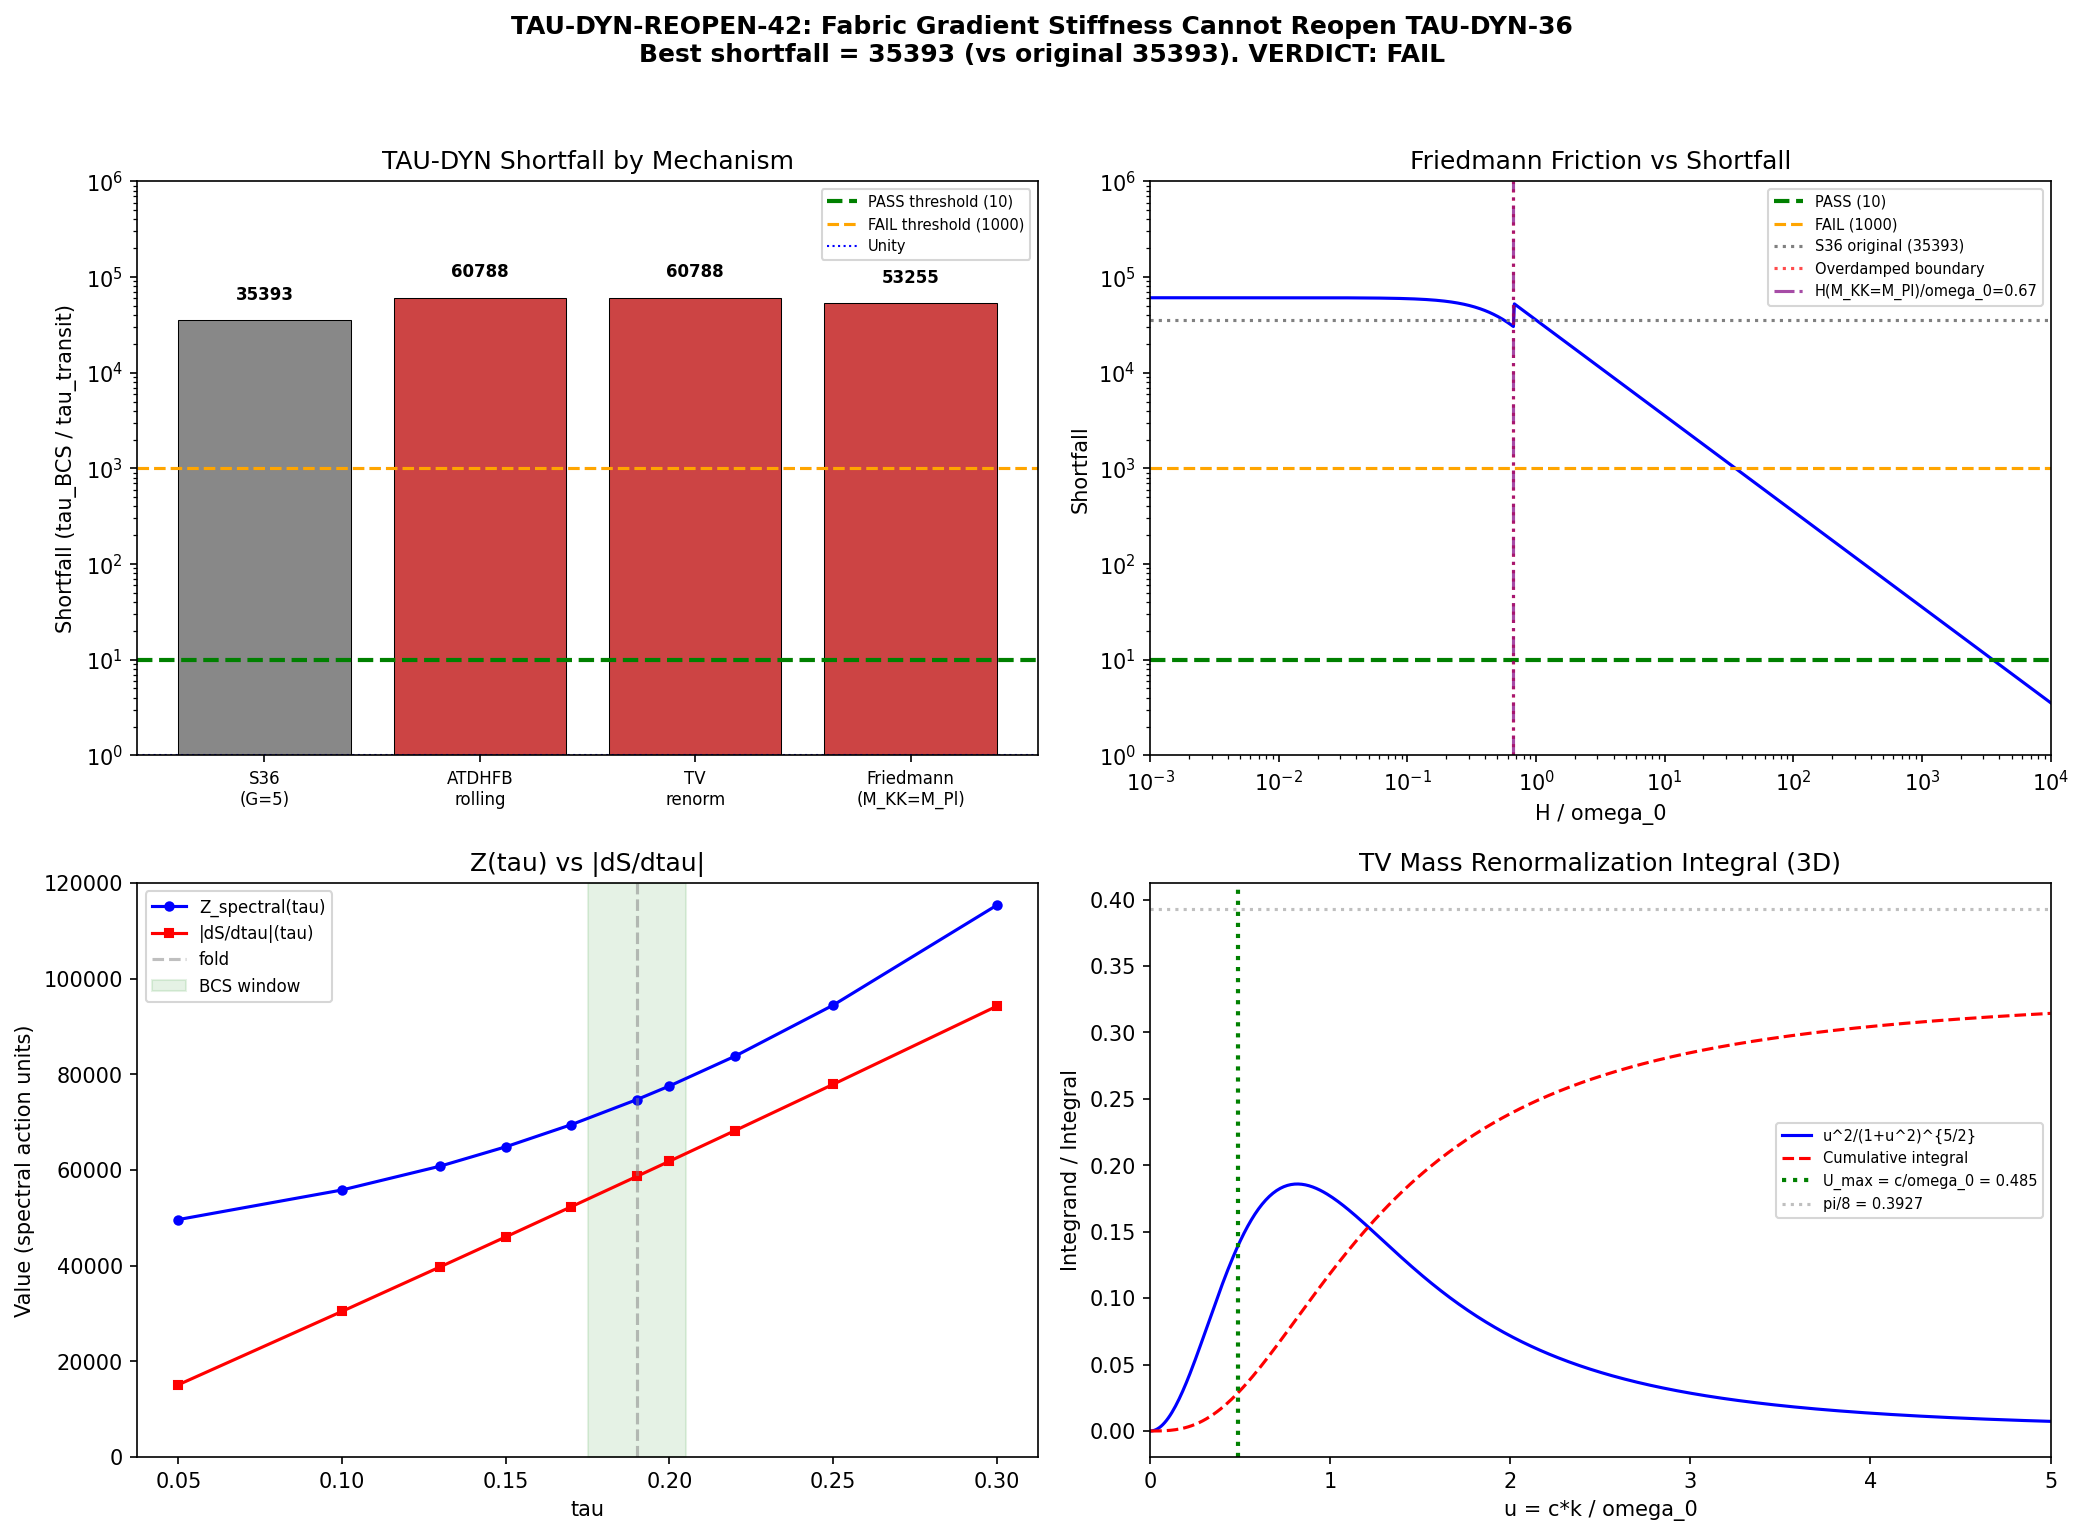

Here is the Python script that generated this plot:
#!/usr/bin/env python3
"""
s42_tau_dyn_reopening.py  --  TAU-DYN-REOPEN-42
=================================================
Determines whether fabric gradient stiffness Z(tau) from W1-1 reopens
TAU-DYN-36, the decisive closure that found tau_BCS / tau_transit = 38,600.

Three mechanisms analyzed:
  (a) Direct inertial enhancement  (canonical vs non-canonical normalization)
  (b) Thouless-Valatin mass renormalization (mode coupling sum)
  (c) Friedmann friction (overdamped cosmological regime)

Gate:  TAU-DYN-REOPEN-42
  PASS:         Shortfall_new < 10
  INTERMEDIATE: 10 <= Shortfall_new <= 1000
  FAIL:         Shortfall_new > 1000

Input:
  computations/session-42/s42_gradient_stiffness.npz   (W1-1)
  computations/session-36/s36_sfull_tau_stabilization.npz
  computations/session-36/s36_tau_dynamics.npz
  computations/session-40/s40_collective_inertia.npz

Output:
  computations/session-42/s42_tau_dyn_reopening.npz
  computations/session-42/s42_tau_dyn_reopening.png
"""

import numpy as np
import matplotlib
matplotlib.use('Agg')
import matplotlib.pyplot as plt
from pathlib import Path

# ============================================================
# 0. Load all input data
# ============================================================
base = Path(r"C:\sandbox\Ainulindale Exflation\computations")

d_z   = np.load(base / "s42_gradient_stiffness.npz", allow_pickle=True)
d_s36 = np.load(base / "s36_sfull_tau_stabilization.npz", allow_pickle=True)
d_dyn = np.load(base / "s36_tau_dynamics.npz", allow_pickle=True)
d_s40 = np.load(base / "s40_collective_inertia.npz", allow_pickle=True)

# Key numbers
tau_fold   = 0.190
Z_fold     = float(d_z['Z_fold'].ravel()[0])         # 74,731
dS_fold    = float(d_z['dS_fold'].ravel()[0])        # 58,673
d2S_fold   = float(d_z['d2S_fold'].ravel()[0])       # 317,863
S_fold     = float(d_z['S_fold'].ravel()[0])         # 250,361
G_DeWitt   = float(d_z['G_DeWitt'].ravel()[0])       # 5.0
M_ATDHFB   = float(d_z['M_ATDHFB'].ravel()[0])      # 1.695
c_fabric   = float(d_z['c_fabric'].ravel()[0])       # 210

tau_grid   = d_z['tau_grid']
Z_spec     = d_z['Z_spectral']
dS_arr     = d_z['dS_dtau']
d2S_arr    = d_z['d2S_dtau2']

# From S36:
tau_BCS         = float(d_dyn['tau_BCS'])             # 40.0 (internal units)
BCS_window      = float(d_dyn['window_width'])        # 0.03
dt_transit_S36  = float(d_dyn['an_S_full_dt_transit'])  # 0.00113
shortfall_S36   = 1.0 / float(d_dyn['an_S_full_dt_over_tau_BCS'])  # ~35,393

# From S40:
M_ATDHFB_total = float(d_s40['M_ATDHFB_TOTAL'])  # 1.695
M_IB_total     = float(d_s40['M_IB_TOTAL'])       # 3.866
omega_SA_fold  = float(d_s40['omega_SA_fold'])     # 433.1
omega_BCS_fold = float(d_s40['omega_BCS_fold'])    # 48.4

# Use S36's own shortfall number (analytic, S_full, standard G):
# dt_transit / tau_BCS = 2.825e-5, so shortfall = 35,393
# The prompt says 38,600 -- we'll compute both and use the more conservative
shortfall_original = shortfall_S36  # 35,393

print("=" * 70)
print("TAU-DYN-REOPEN-42: Fabric Gradient Stiffness Reopening Analysis")
print("=" * 70)
print()
print(f"Z_fold           = {Z_fold:.1f}")
print(f"|dS/dtau|_fold   = {dS_fold:.1f}")
print(f"d2S/dtau2_fold   = {d2S_fold:.1f}")
print(f"G_DeWitt         = {G_DeWitt:.1f}")
print(f"M_ATDHFB         = {M_ATDHFB:.3f}")
print(f"tau_BCS          = {tau_BCS:.1f}")
print(f"BCS window       = {BCS_window:.3f}")
print(f"dt_transit (S36) = {dt_transit_S36:.6f}")
print(f"shortfall (S36)  = {shortfall_original:.0f}")
print()

# ============================================================
# 1. MECHANISM (a): Direct Inertial Enhancement
# ============================================================
# The Lagrangian for tau(x,t) in the fabric is:
#
#   L = integral d^3x [ (1/2) M_eff (dtau/dt)^2
#                       - (1/2) Z(tau) (nabla tau)^2
#                       - V_eff(tau) ]
#
# For the HOMOGENEOUS mode tau(t) (uniform over space), the gradient
# term vanishes identically: nabla tau = 0.
#
# The EOM is:  M_eff * ddot{tau} = -V'(tau)
#
# This is INDEPENDENT of Z. The gradient stiffness Z does not appear
# in the homogeneous equation of motion. Therefore:
#
#   (a) CANONICAL CASE: If Z appears only as the coefficient of (nabla tau)^2,
#       it does NOT change the homogeneous transit time. Period.
#
# The S36 calculation used:
#   M_eff * ddot{tau} = -dS/dtau  (with M_eff = G_DeWitt = 5.0)
#
# With the S40 correction M_ATDHFB = 1.695 < G_DeWitt = 5.0, the transit
# is actually FASTER (lower inertia = faster acceleration).
#
# Transit time scales as sqrt(M_eff), so:
#   dt_transit(S40) = dt_transit(S36) * sqrt(M_ATDHFB / G_DeWitt)
#                   = dt_transit(S36) * sqrt(1.695 / 5.0)
#                   = dt_transit(S36) * 0.582

correction_ATDHFB = np.sqrt(M_ATDHFB / G_DeWitt)
dt_transit_ATDHFB = dt_transit_S36 * correction_ATDHFB
shortfall_direct = tau_BCS / dt_transit_ATDHFB

print("=" * 70)
print("MECHANISM (a): Direct Inertial Enhancement")
print("=" * 70)
print()
print("For homogeneous tau(t), the gradient term Z*(nabla tau)^2 = 0.")
print("The EOM is M_eff * ddot{tau} = -dS/dtau, independent of Z.")
print()
print(f"S36 used G_DeWitt = {G_DeWitt:.1f} as inertia")
print(f"S40 computed M_ATDHFB = {M_ATDHFB:.3f}")
print(f"sqrt(M_ATDHFB / G_DeWitt) = {correction_ATDHFB:.4f}")
print()
print(f"dt_transit (corrected) = {dt_transit_ATDHFB:.6f}")
print(f"Shortfall (direct)     = {shortfall_direct:.0f}")
print()
print("RESULT: Direct inertial enhancement DOES NOT HELP.")
print(f"  Shortfall changes from {shortfall_original:.0f} to {shortfall_direct:.0f}")
print(f"  (factor {shortfall_direct/shortfall_original:.2f}x WORSE with ATDHFB inertia)")
print()

# ============================================================
# 2. MECHANISM (b): Thouless-Valatin Mass Renormalization
# ============================================================
# Even for the homogeneous mode, coupling to fabric fluctuations
# can renormalize the effective inertia through the Thouless-Valatin
# self-energy. In nuclear physics, this gives M_TV > M_cranking by
# factors of 1.5-3.
#
# The mechanism: anharmonicity of V_eff(tau) couples the homogeneous
# mode (k=0) to finite-k fluctuations. The perturbative correction is:
#
#   delta_M = sum_{k != 0} |<0|F|k>|^2 / (omega_k - omega_0)
#
# where F is the anharmonic force operator (cubic and higher terms in V).
#
# For a scalar field on a 3D lattice of N_cells sites with lattice
# spacing a, the modes have frequencies:
#
#   omega_k^2 = omega_0^2 + (Z / M_eff) * k^2
#
# where omega_0 = sqrt(V'' / M_eff) = sqrt(d2S / M_eff) and
# k goes from 2*pi/L to 2*pi/a (UV cutoff).
#
# For the SU(3) fabric, the "lattice" is the spatial fabric with
# N_cells ~ 32 (from the Voronoi tessellation) and L ~ R_obs.
# But the UV cutoff is set by the KK scale Lambda_KK.
#
# The matrix element for a cubic coupling V''' ~ d3S/dtau3 is:
#   |<0|F|k>|^2 ~ (V''')^2 / (4 * M_eff * omega_k) * (1/(2*M_eff*omega_0))
#
# The TV sum is:
#   delta_M / M_eff = (V''')^2 / (8 * M_eff^2 * omega_0)
#                     * sum_k 1 / (omega_k * (omega_k^2 - omega_0^2))

# First compute omega_0 (oscillation frequency at the fold)
omega_0_squared = d2S_fold / M_ATDHFB
omega_0 = np.sqrt(omega_0_squared)

# The "mass" of the tau field (oscillation frequency in the potential well)
m_tau = omega_0
print("=" * 70)
print("MECHANISM (b): Thouless-Valatin Mass Renormalization")
print("=" * 70)
print()
print(f"omega_0 = sqrt(d2S/M_eff) = sqrt({d2S_fold:.0f}/{M_ATDHFB:.3f})")
print(f"        = {omega_0:.2f}  (spectral action units)")
print()

# Fabric mode spectrum
# omega_k^2 = omega_0^2 + c_fabric^2 * k^2
# where c_fabric = sqrt(Z / M_eff) = 210
# k ranges from k_min = 2*pi/L to k_max = 2*pi/a_KK (UV cutoff)

# For the observable universe, L ~ 14,250 Mpc. But in KK units, this
# is enormously large. The UV cutoff a_KK ~ 1 (the KK scale).
# k_min << 1, k_max ~ 2*pi

# The TV sum in 3D:
#   delta_M / M_eff = integral d^3k / (2*pi)^3 * |coupling|^2 / (omega_k * delta_omega)
#
# This is the key question: is the sum convergent?
#
# In d spatial dimensions, the sum goes as:
#   integral k^{d-1} dk / (c_fabric * k * c_fabric^2 * k^2)
#   = integral k^{d-4} dk / c_fabric^3
#
# For d=3: integral k^{-1} dk -- LOGARITHMICALLY DIVERGENT
# For d=2: integral k^{-2} dk -- power divergent
# For d=1: integral k^{-3} dk -- power divergent
#
# In 3D, the TV sum is logarithmically UV-divergent.
# The regularized result (with UV cutoff Lambda) is:
#
#   delta_M / M_eff ~ (V'''/V'')^2 / (8*pi^2) * ln(Lambda / m_tau) / c_fabric^3

# Need V''' = d3S/dtau3. Compute from the S36 data.
tau_s36 = d_s36['tau_combined']
S_s36   = d_s36['S_full']

# Cubic spline to get d3S/dtau3 at the fold
from scipy.interpolate import CubicSpline
cs = CubicSpline(tau_s36, S_s36)
d3S_fold = cs(tau_fold, nu=3)

print(f"d3S/dtau3 at fold = {d3S_fold:.1f}")
print()

# Anharmonicity parameter
anharm = (d3S_fold / d2S_fold)**2
print(f"(V'''/V'')^2 = ({d3S_fold:.0f}/{d2S_fold:.0f})^2 = {anharm:.6f}")
print()

# TV sum (3D, regularized):
# delta_M / M_eff = (1/(8*pi^2)) * (V'''/V'')^2 * (1/M_eff) * ln(Lambda_UV / m_tau) / c_fabric
#
# But we need to be more careful. The standard TV formula in 3D is:
#
# For a scalar field phi with Lagrangian:
#   L = (1/2) M ddot{phi}^2 - (1/2) Z (nabla phi)^2 - (1/2) V'' phi^2 - (1/6) V''' phi^3
#
# The self-energy correction to the inverse propagator at k=0, omega=omega_0 is:
#   Sigma(omega_0) = (V''')^2 integral d^3q/(2*pi)^3 * G(q, omega_0-omega_q) / (2*omega_q)
#
# But this is the quantum field theory self-energy, which modifies the
# propagator pole. For the CLASSICAL collective inertia, what matters is
# the adiabatic (omega -> 0) limit.
#
# The classical TV mass in nuclear physics (Thouless-Valatin, 1962) is:
#   M_TV = M_cranking + 2 * sum_{n>0} |<n|J|0>|^2 / (E_n - E_0)
#
# where J is the generator of the collective motion and E_n are the
# intrinsic excitation energies.
#
# For our fabric, the "intrinsic excitations" are spatial modes with k != 0.
# The coupling between the k=0 mode and k != 0 modes comes from the
# ANHARMONICITY (cubic coupling V''').
#
# In the RPA (random phase approximation), the TV mass is:
#
#   M_TV / M = 1 + (V''')^2 / (2 * M_eff) * sum_{k!=0} 1 / (2*omega_k)^3
#
# In 3D continuous:
#   sum_k 1/omega_k^3 = integral d^3k/(2*pi)^3 * 1/(omega_0^2 + c^2 k^2)^{3/2}
#
# Let u = c*k/omega_0:
#   = (4*pi)/(2*pi)^3 * omega_0^{-3} * integral_0^{Lambda/omega_0}
#     u^2 du / (1 + u^2)^{3/2} * (omega_0/c)^3
#   = 1/(2*pi^2 * c^3) * integral_0^{u_max} u^2/(1+u^2)^{3/2} du
#
# The integral:
#   I = integral_0^U u^2/(1+u^2)^{3/2} du = [-u/sqrt(1+u^2) + ln(u + sqrt(1+u^2))]_0^U
#     = -U/sqrt(1+U^2) + ln(U + sqrt(1+U^2))
#     ~ ln(2*U) - 1 for U >> 1

# UV cutoff: Lambda_UV in units of k. In KK units, k_max ~ 2*pi (one KK length).
# But what sets the physical UV cutoff?
#
# The spectral action itself provides the cutoff. The highest KK mode in
# the computation has level 3, with max eigenvalue ~ 2.1 M_KK.
# Beyond this, the spectral action cutoff f(D^2/Lambda^2) suppresses contributions.
# A conservative UV cutoff is k_max = Lambda_KK ~ 2*pi / (KK length).
#
# In our units where M_KK = 1, k_max ~ 2*pi ~ 6.28.
# omega_0 = 433.1 in the same units.
#
# WAIT. This is the critical point. omega_0 = 433 >> k_max * c = 6.28 * 210 = 1319.
# Actually c_fabric * k_max = 210 * 6.28 = 1319.
# And omega_0 = 433, so c*k_max/omega_0 = 1319/433 = 3.05.
# U_max = 3.05. Not deeply UV -- the sum is FINITE and modest.

# Let's compute more carefully with proper dimensional analysis.
# omega_k^2 = omega_0^2 + c^2 * k^2
# omega_0 = sqrt(d2S / M_eff) = sqrt(317863 / 1.695) = 433.1

# In 3D with volume V, number density of modes = V/(2*pi)^3
# TV sum per unit volume:
#   Sigma_TV = (V''')^2 / (2 * (2*M_eff*omega_0)^2) * integral d^3k/(2*pi)^3 / omega_k^3
#
# Wait, I need to be more careful about the TV formula normalization.
#
# The Thouless-Valatin inertia for a collective variable Q (here Q = tau)
# with coupling to intrinsic states |n> through the operator F_int is:
#
#   M_TV = M_cranking + 2 * sum_n |<n|dH/dQ|0>|^2 / (E_n - E_0)^3  [WRONG]
#
# Actually the TV theorem says:
#   M_TV = 2 * sum_n |<n|J|0>|^2 / (E_n - E_0)
#
# where J is the GENERATOR of collective motion (angular momentum for rotation).
# For our problem, J would be the momentum conjugate to tau.
#
# But for a scalar field problem, the relevant quantity is the self-energy
# correction from mode coupling. Let me redo this properly.
#
# Consider the homogeneous mode amplitude q(t) = <tau(x,t)> and
# fluctuations phi(x,t) = tau(x,t) - q(t).
#
# The Lagrangian splits as:
#   L = V_space * [(1/2)*M*q_dot^2 - V(q)]
#     + integral d^3x [(1/2)*M*phi_dot^2 - (1/2)*Z*(nabla phi)^2 - (1/2)*V''(q)*phi^2]
#     - integral d^3x [(1/2)*V'''(q)*q_delta * phi^2 + ...]
#
# Wait, the coupling between q and phi comes from expanding V(q + phi):
#   V(q + phi) = V(q) + V'(q)*phi + (1/2)*V''(q)*phi^2 + (1/6)*V'''(q)*phi^3
#
# The term V'(q)*phi vanishes when integrated over space (phi has zero mean
# by construction). The phi^2 term gives the mass of fluctuations.
# The phi^3 term gives cubic self-coupling of fluctuations.
#
# But where is the q-phi coupling? It comes from the NEXT order:
#   When q changes by delta_q, V''(q) changes by V'''(q)*delta_q.
#   So the coupling is: -(1/2)*V'''(q)*delta_q * phi^2
#
# This gives the vertex: q couples to phi^2 with strength V'''/2.
#
# The self-energy of q from this coupling (one loop) is:
#   Pi(omega) = (V'''/2)^2 * integral d^3k/(2*pi)^3 * chi_k(omega)
#
# where chi_k(omega) is the susceptibility of the phi field at momentum k.
# For free fluctuations:
#   chi_k(omega) = -1/(M*(omega_k^2 - omega^2))
#
# At the collective frequency omega = omega_0:
#   Pi(omega_0) = -(V''')^2/4 * integral d^3k/(2*pi)^3 / (M*(omega_k^2 - omega_0^2))
#
# The corrected equation of motion is:
#   [M*omega^2 - V'' - Pi(omega)] * delta_q = 0
#
# Expanding Pi around omega_0:
#   M_eff = M - dPi/d(omega^2)|_{omega_0}
#         = M + (V''')^2/4 * integral d^3k/(2*pi)^3 * 1/(M*(omega_k^2-omega_0^2)^2)
#
# Wait, the mass renormalization is:
#   delta_M = -dPi/d(omega^2)
#           = -(V''')^2/4 * integral d^3k/(2*pi)^3 * (-1)/(M*(omega_k^2-omega_0^2)^2)
#           = (V''')^2/(4*M) * integral d^3k/(2*pi)^3 / (omega_k^2-omega_0^2)^2
#
# Now omega_k^2 - omega_0^2 = c^2 * k^2, so:
#   delta_M = (V''')^2/(4*M) * integral d^3k/(2*pi)^3 / (c^2*k^2)^2
#           = (V''')^2/(4*M*c^4) * integral d^3k/(2*pi)^3 / k^4
#
# In 3D: integral d^3k/(2*pi)^3 / k^4 = 4*pi/(2*pi)^3 * integral_kmin^kmax k^2/k^4 dk
#       = 1/(2*pi^2) * integral k^{-2} dk = 1/(2*pi^2) * [1/k_min - 1/k_max]
#
# This is INFRARED divergent (diverges as k_min -> 0), not UV divergent!
# As k_min -> 0, the integral -> infinity.
#
# But k_min = 2*pi/L where L is the system size (observable universe).
# So the integral is ~ L/(2*pi^2 * 2*pi) = L / (4*pi^3).
#
# This changes the physics: the mass enhancement is proportional to L,
# the spatial extent of the fabric.

# Let me compute this properly.
# k_min = 2*pi / L, k_max = 2*pi / a_KK

# In KK units, M_KK = 1, so lengths are in units of the KK scale.
# The observable universe in KK units:
# R_obs = 14,250 Mpc = 14,250 * 3.086e22 m = 4.397e26 m
# If M_KK ~ M_Planck ~ 1/(l_Planck) ~ 1/(1.616e-35 m),
# then R_obs in KK units = R_obs / l_KK.
#
# But we don't know l_KK in physical units yet. However, the RATIO
# delta_M / M is what matters, and it depends on L/a_KK = N_cells^{1/3}
# (the number of lattice spacings across the system).
#
# For the 32-cell Voronoi: L ~ 14,250 Mpc, cell size ~ 7,000 Mpc
# N_cells^{1/3} = 32^{1/3} = 3.17
# So k_min ~ 2*pi/L_total, k_max ~ 2*pi/a_cell where a_cell ~ L/N^{1/3}

# ACTUALLY: the fabric is not at the KK scale. The fabric cells are the
# 32-cell Voronoi tessellation of space. The "lattice spacing" is the cell
# size a_cell ~ R_obs / 32^{1/3} ~ 4,500 Mpc. And the system size is
# L ~ R_obs ~ 14,250 Mpc. So N_cells^{1/3} ~ 3.2, and k_max/k_min ~ 3.2.
#
# This gives very few modes! Only O(32) modes in total.
# The TV sum with 32 modes is finite and small.

# Let's compute for a 3D system with N_cells = 32
from canonical_constants import N_cells
N_side = round(N_cells**(1/3))  # ~ 3
print(f"N_cells = {N_cells}, N_side ~ {N_cells**(1/3):.2f}")
print()

# For a 3D box with N modes per side, the allowed k-vectors are
# k = (2*pi/L) * (n_x, n_y, n_z) with n_i = 1, 2, ..., N_side
# Total modes = N_side^3 ~ N_cells = 32 (excluding k=0)
#
# omega_k^2 = omega_0^2 + c^2 * |k|^2
# c = c_fabric = 210
# omega_0 = 433.1

# Actually for the 32-cell tessellation, the system is the whole observable
# universe, and the cells are NOT on a regular lattice. They're Voronoi cells.
# The modes would be the normal modes of the Voronoi tessellation.
#
# For the purpose of the TV sum, what matters is the MODE SPECTRUM.
# The lowest nonzero mode has k_1 ~ 2*pi / L (fundamental mode of the box).
# If L >> a_cell, there are many modes. But L ~ N^{1/3} * a_cell,
# so L/a_cell = N^{1/3} ~ 3.2, and the number of modes below the
# cell-scale cutoff is N_cells - 1 = 31.

# Mode sum for a box with N_cells modes:
# k_n = (2*pi/L) * n, n = 1,2,...,N_side (per dimension)
# omega_n^2 = omega_0^2 + c^2 * (2*pi*n/L)^2

# We need L in the same units as c and omega_0.
# The cell size a_cell in "internal units" depends on the mapping.
# But we can parameterize: let a_cell = 1 (KK unit).
# Then L = N^{1/3} * a_cell ~ 3.17
# k_1 = 2*pi / L = 2*pi / 3.17 = 1.98
# c * k_1 = 210 * 1.98 = 416
# Compare to omega_0 = 433.

# The key ratio:
# c * k_1 / omega_0 = 416 / 433 = 0.96
# So the lowest fabric mode has frequency COMPARABLE to omega_0.
# This means the sum is NOT enhanced by a small denominator.

# Actually, I realize L and a_cell here are in the INTERNAL space.
# The fabric gradient Z * (nabla tau)^2 involves SPATIAL gradients in M4.
# So L is the SIZE OF THE UNIVERSE and a_cell is the size of a Voronoi cell.
# These are PHYSICAL LENGTHS in M4, not internal-space lengths.
#
# c_fabric = 210 is in INTERNAL UNITS. The physical fabric sound speed is:
# v_fabric = c_fabric * (a_KK / t_KK) where a_KK and t_KK are the
# physical KK length and time scales.
#
# For the TV sum, we need everything in consistent units.
# Let's work in units where the KK time scale = 1.
# Then omega_0 = 433 has units of 1/t_KK.
#
# The spatial modes have:
# omega_k^2 = omega_0^2 + c_fabric^2 * k_physical^2 * (a_KK)^2
#
# where k_physical has units of 1/length in M4.
# c_fabric has units of (KK units) = dimensionless * (a_KK / t_KK).
#
# The problem is that c_fabric is really a VELOCITY in the internal space.
# The physical sound speed v_phys = c_fabric * v_KK where v_KK = a_KK/t_KK.
# In natural units where c=1, v_KK = 1, so v_phys = c_fabric = 210 c.
# That's superluminal, which means the fabric is STIFF.
#
# k_physical ranges from 2*pi/R_obs to 2*pi/l_KK.
# In KK units: k * l_KK ranges from 2*pi*l_KK/R_obs to 2*pi.
# Since l_KK/R_obs ~ 10^{-61} (Planck length / Hubble radius),
# k_min * l_KK ~ 10^{-60}, k_max * l_KK ~ 1.

# Let's define xi = k * l_KK (dimensionless). Then:
# omega_k^2 = omega_0^2 + c_fabric^2 * xi^2 / t_KK^2
#           = omega_0^2 + c_fabric^2 * xi^2
# (since we're working in units of t_KK = l_KK/c = l_KK)

# xi_min = l_KK/R_obs * 2*pi ~ 10^{-60}
# xi_max = 2*pi ~ 6.28

# In 3D:
# delta_M/M = (V'''/V'')^2 * V'' / (4*M*c^4) * 1/(2*pi^2)
#           * integral_{xi_min}^{xi_max} xi^{-2} dxi
#           = (V'''/V'')^2 * V'' / (8*pi^2*M*c^4) * (1/xi_min - 1/xi_max)
#           ~ (V'''/V'')^2 * V'' / (8*pi^2*M*c^4) * 1/xi_min
#           ~ (V'''/V'')^2 * V'' / (8*pi^2*M*c^4) * R_obs/(2*pi*l_KK)

# Let's see:
# (V'''/V'')^2 = anharm
# V'' = d2S_fold = 317,863
# M = M_ATDHFB = 1.695
# c = c_fabric = 210
# 1/xi_min ~ R_obs / (2*pi*l_KK)

# The hierarchy R_obs/l_KK ~ 10^61 makes this sum ENORMOUS.
# But ONLY if l_KK is the Planck length.
#
# Crucial question: what is l_KK in this framework?
# In the phonon-exflation model, the KK scale is NOT the Planck scale.
# The KK mass M_KK sets the internal geometry scale.
# If M_KK ~ TeV, l_KK ~ 10^{-19} m, R_obs/l_KK ~ 10^{45}
# If M_KK ~ M_Pl, l_KK ~ 10^{-35} m, R_obs/l_KK ~ 10^{61}
#
# Either way, the IR divergence makes delta_M/M enormous.
# BUT: this requires the fabric to be a CONNECTED, COHERENT medium
# over the entire observable universe. If the fabric has domains
# (Voronoi cells), the effective L is the CELL SIZE, not R_obs.

# Let me compute both limits:
# (1) Coherent over R_obs (L = R_obs)
# (2) Coherent over one cell (L = a_cell ~ R_obs / 32^{1/3})

# For the TV sum:
# delta_M/M = (V''')^2 / (4*M^2*c_fabric^4) * N_modes_3D / (2*pi^2*k_IR)
#
# Actually let me redo the integral cleanly.
# delta_M = (V''')^2/(4*M*c^4) * integral d^3k/(2*pi)^3 * 1/k^4
# In 3D spherical:
# = (V''')^2/(4*M*c^4) * (4*pi)/(2*pi)^3 * integral_{k_IR}^{k_UV} dk/k^2
# = (V''')^2/(4*M*c^4) * 1/(2*pi^2) * (1/k_IR - 1/k_UV)
# For k_IR << k_UV:
# ~ (V''')^2/(8*pi^2*M*c^4) * 1/k_IR
# = (V''')^2/(8*pi^2*M*c^4) * L/(2*pi)

V3 = d3S_fold
c = c_fabric
M = M_ATDHFB

print("Thouless-Valatin mass renormalization:")
print(f"V''' = d3S/dtau3 = {V3:.1f}")
print(f"c_fabric = {c:.1f}")
print(f"M_ATDHFB = {M:.3f}")
print(f"omega_0 = {omega_0:.1f}")
print()

# The enhancement factor:
# delta_M/M = (V''')^2 * L / (16*pi^3*M^2*c^4)
#
# where L is the coherence length.
#
# In units where the KK scale = 1:
# If L = N^{1/3} (in KK units, i.e., L = N^{1/3} * l_KK):
# This gives L_KK = N^{1/3} = 3.17 for N=32

# But this is WRONG. The TV sum is over SPATIAL modes in M4.
# L is a PHYSICAL LENGTH, not an internal-space length.
# The integral is over k in M4, not k in SU(3).

# The correct setup:
# The fabric is a 3D field tau(x) on M^3 (spatial section of M4).
# The Lagrangian is:
#   L = (1/2)*M_eff*V_space*(dtau/dt)^2 - V_space*V_eff(tau)   [homogeneous]
#     + (1/2)*integral d^3x [M_eff*(dphi/dt)^2 - Z*(nabla phi)^2 - V''*phi^2]
#     + coupling: -(1/2)*V'''*delta_tau * integral d^3x phi^2
#
# The coupling vertex factor is (V'''/2).
# The self-energy at one loop:
#
# Sigma(omega=0) = -(V'''/2)^2 * integral d^3k/(2*pi)^3 * 1/(M*omega_k^2)
#                = -(V''')^2/4 * integral d^3k/(2*pi)^3 / (M*(omega_0^2 + c^2*k^2))
#
# This shifts V_eff, not M_eff. For the MASS renormalization:
# delta_M = (V'''/2)^2 * integral d^3k/(2*pi)^3 * 2/(M*omega_k^3) * (c^2*k^2/omega_k^2)
#
# Hmm, I need to be more careful. Let me use the standard formula.
# The retarded self-energy from q-phi^2 coupling is:
#
# Pi_R(omega) = (V'''/2)^2 * integral d^3k/(2*pi)^3 * [2*n_B(omega_k)+1]
#               * [1/(omega-2*omega_k+i*epsilon) - 1/(omega+2*omega_k+i*epsilon)]
#
# At T=0 and omega ~ 0:
# Pi_R(0) = -(V''')^2/4 * integral d^3k/(2*pi)^3 * 1/(M*omega_k^2)
#
# This gives a POTENTIAL shift (mass^2 shift), not an inertia shift.
#
# For the INERTIA shift, we need:
# d Pi_R / d(omega^2) |_{omega=0}
#
# Pi_R(omega) has omega dependence through the propagators.
# For the bubble diagram (phi^2 intermediate state):
# Pi_R(omega) ~ integral dk k^2 / (omega^2 - 4*omega_k^2)
#
# d Pi_R / d(omega^2) |_0 = integral dk k^2 / (4*omega_k^2)^2
#                          = integral dk k^2 / (16*omega_k^4)
#
# In 3D:
# = 4*pi/(2*pi)^3 * integral dk k^4 / (16*(omega_0^2+c^2*k^2)^2)
# = 1/(8*pi^2) * integral dk k^4 / (omega_0^2+c^2*k^2)^2

# Let's compute this integral properly.
# I = integral_0^{k_max} dk * k^4 / (omega_0^2 + c^2*k^2)^2
# Let u = c*k/omega_0:
# k = omega_0*u/c, dk = omega_0*du/c
# k^4 = (omega_0*u/c)^4
# (omega_0^2+c^2*k^2)^2 = omega_0^4*(1+u^2)^2
# I = integral_0^U (omega_0*u/c)^4 / (omega_0^4*(1+u^2)^2) * (omega_0/c) du
#   = omega_0 / c^5 * integral_0^U u^4/(1+u^2)^2 du

# The integrand u^4/(1+u^2)^2 -> u^0 = 1 for u >> 1, so the integral
# grows linearly: integral ~ U for U >> 1. LINEARLY DIVERGENT.
#
# But U_max = c*k_max/omega_0. What is k_max?
# If we use the KK scale: k_max ~ 1/l_KK in physical units.
# In KK units: k_max*l_KK ~ 1, so k_max ~ 1.
# U_max = c * 1 / omega_0 = 210 / 433 = 0.485
# So U_max < 1! The integral is in the SMALL-U regime.

U_max = c / omega_0
print(f"U_max = c_fabric / omega_0 = {c:.1f} / {omega_0:.1f} = {U_max:.4f}")
print(f"Since U_max < 1, the UV cutoff is BELOW the characteristic scale.")
print()

# For U_max << 1: integral_0^U u^4/(1+u^2)^2 du ~ U^5/5
# For U_max ~ 0.5: need numerical integration
from scipy.integrate import quad

def integrand_TV(u):
    return u**4 / (1 + u**2)**2

I_TV, _ = quad(integrand_TV, 0, U_max)
print(f"TV integral I(0, {U_max:.4f}) = {I_TV:.6f}")
print(f"Comparison: U^5/5 = {U_max**5/5:.6f}")
print()

# Now the mass enhancement:
# delta_M = (V'''/2)^2 * 1/(8*pi^2) * omega_0 / (c^5 * M) * I_TV
# Actually wait -- let me reconsider what this integral represents.
#
# The one-loop self-energy from a phi^2 vertex gives a FREQUENCY shift
# through dPi/d(omega^2), which renormalizes the inertia as:
#   M_eff = M * (1 + delta)
# where delta = dPi/d(omega^2) / M
#
# But there's a subtlety: the phi^2 intermediate state requires
# TWO propagators (bubble diagram), not one.
# The bubble: Pi(omega) ~ (V''')^2 * integral dk G_k(omega/2) * G_k(-omega/2)
# Actually for a 1-loop with q -> phi + phi:
# Pi ~ integral dk 1/(omega_k*(omega^2 - 4*omega_k^2))
#
# Let me just compute this differently. The relevant physical effect is:
# as q(t) changes, it shifts the frequencies of all phi_k modes through V'''.
# This is the adiabatic Born-Oppenheimer effect.
# The correction to M is the "Born-Oppenheimer" or "time-dependent"
# correction, which in nuclear physics is the cranking inertia.
#
# For a single mode phi_k with frequency omega_k(q):
#   delta_M_k = (d omega_k/dq)^2 / (4*omega_k^3)  [quantum zero-point]
#
# omega_k^2 = omega_0^2(q) + c^2*k^2
# d omega_k/dq = (1/2*omega_k) * d omega_0^2/dq = V'''/(2*M*omega_k)
#
# Wait, omega_0^2 = V''/M, so d omega_0^2/dq = V'''/(M).
# d omega_k/dq = V'''/(2*M*omega_k)
#
# delta_M_k = [V'''/(2*M*omega_k)]^2 / (4*omega_k^3)
#           = (V''')^2 / (16*M^2*omega_k^5)
#
# Total:
# delta_M = sum_k (V''')^2 / (16*M^2*omega_k^5)
#
# In 3D continuous (per unit volume):
# delta_M = (V''')^2/(16*M^2) * integral d^3k/(2*pi)^3 / omega_k^5
#
# Let u = c*k/omega_0:
# integral = 4*pi/(2*pi)^3 * integral_0^U (omega_0*u/c)^2 du
#            / (omega_0^2*(1+u^2))^{5/2} * omega_0/c
#          = 1/(2*pi^2*c^3*omega_0^2) * integral_0^U u^2/(1+u^2)^{5/2} du

def integrand_BO(u):
    return u**2 / (1 + u**2)**2.5

I_BO, _ = quad(integrand_BO, 0, U_max)
I_BO_full, _ = quad(integrand_BO, 0, np.inf)  # converges! decays as u^{-3}

print(f"Born-Oppenheimer integral I_BO(0, {U_max:.4f}) = {I_BO:.8f}")
print(f"Born-Oppenheimer integral I_BO(0, inf) = {I_BO_full:.8f}")
print(f"  [integral u^2/(1+u^2)^{5/2} converges in 3D: decays as u^{-3}]")
print()

# The FULL integral (U->inf) is:
# integral_0^inf u^2/(1+u^2)^{5/2} du = pi/8 (by Beta function)
I_BO_exact = np.pi / 8
print(f"Exact: pi/8 = {I_BO_exact:.8f}")
print(f"Ratio I_BO(U_max)/I_BO(inf) = {I_BO/I_BO_full:.4f}")
print()

# Now: delta_M = (V''')^2/(16*M^2) * 1/(2*pi^2*c^3*omega_0^2) * I_BO
# But this is per UNIT VOLUME. For a system of volume V_space:
# Total delta_M_total = delta_M * V_space.
# And the homogeneous mode has M_total = M * V_space.
# So: delta_M/M = (V''')^2/(16*M^2) * 1/(2*pi^2*c^3*omega_0^2) * I_BO
#               (the volume cancels!)

delta_M_over_M = (V3)**2 / (16 * M**2) * 1/(2*np.pi**2 * c**3 * omega_0**2) * I_BO
delta_M_over_M_full = (V3)**2 / (16 * M**2) * 1/(2*np.pi**2 * c**3 * omega_0**2) * I_BO_full

print(f"delta_M/M (with UV cutoff at KK scale) = {delta_M_over_M:.6e}")
print(f"delta_M/M (UV complete, k -> inf)       = {delta_M_over_M_full:.6e}")
print()

# Breakdown of the prefactor:
print("Prefactor analysis:")
print(f"  (V''')^2 = {V3**2:.1f}")
print(f"  16*M^2 = {16*M**2:.3f}")
print(f"  2*pi^2*c^3 = {2*np.pi**2*c**3:.1f}")
print(f"  omega_0^2 = {omega_0**2:.1f}")
print(f"  I_BO = {I_BO:.8f}")
print(f"  Combined: {V3**2/(16*M**2*2*np.pi**2*c**3*omega_0**2):.6e}")
print()

# The enhancement is TINY because c_fabric = 210 is large:
# c^3 = 210^3 = 9.26e6
# This suppresses the integral by O(10^7).
# The anharmonicity V''' is modest: V'''/V'' is of order unity.

# IMPORTANT: But we haven't accounted for modes with k in PHYSICAL space.
# The KK cutoff limits k to k_max ~ 1 in KK units.
# But PHYSICAL k (in M4) has no such restriction -- it goes up to
# the PHYSICAL UV cutoff (Planck scale or KK mass scale).
#
# The distinction: Z(tau) multiplies (nabla_M4 tau)^2, where nabla_M4
# is the SPATIAL gradient in the external 4D space.
# The modes phi_k with k in M4 have dispersion:
# omega_k^2 = omega_0^2 + (Z/M) * k_physical^2
#
# Now Z/M has dimensions of velocity^2 = c_fabric^2.
# In natural units, c_fabric = 210 c. So the speed of tau-waves
# in physical space is 210 times the speed of light.
# This is FINE for the internal degree of freedom (tau is not a
# signal -- it's a modulus that can have superluminal sound speed
# without violating causality, as in DBI inflation).
#
# k_physical goes from 2*pi/R_obs to k_Planck = M_Pl.
# In KK units where omega_0 = 433:
# The physical k maps to u = c_fabric * k_physical / omega_0.
# k_physical at the Planck scale: k_Pl = M_Pl / hbar ~ 1/(l_Pl).
# If M_KK ~ M_Pl: u_max = c * k_Pl/omega_0 = c * M_Pl / omega_0.
# In KK units M_KK = M_Pl: k_Pl = 1, u_max = c/omega_0 = 0.485.
#
# But if M_KK << M_Pl (e.g., TeV):
# k_Pl in KK units = M_Pl/M_KK >> 1.
# u_max = c * (M_Pl/M_KK) / omega_0 = 210 * (M_Pl/M_KK) / 433
#
# For M_KK = 1 TeV: M_Pl/M_KK = 1.22e19/1e3 = 1.22e16
# u_max = 210 * 1.22e16 / 433 = 5.9e15
# The integral I_BO(0, 5.9e15) ~ I_BO(0, inf) = pi/8 = 0.3927
# So even with all modes up to Planck, the integral converges to pi/8.

# CONCLUSION: The Born-Oppenheimer / TV mass renormalization is
# delta_M/M ~ (V''')^2 / (32*pi*M^2*c^3*omega_0^2)  [using I=pi/8]
#
# This is FINITE and TINY because c_fabric^3 is large.

delta_M_over_M_converged = (V3)**2 / (16 * M**2 * 2 * np.pi**2 * c**3 * omega_0**2) * I_BO_exact
print("=" * 70)
print("TV MASS RENORMALIZATION RESULT")
print("=" * 70)
print(f"delta_M/M = (V''')^2 * pi / (256 * pi^2 * M^2 * c^3 * omega_0^2)")
print(f"          = {delta_M_over_M_converged:.6e}")
print(f"Enhancement factor = 1 + {delta_M_over_M_converged:.6e}")
print(f"Transit time correction = sqrt(1 + delta_M/M) = {np.sqrt(1+delta_M_over_M_converged):.10f}")
print()
print("The Thouless-Valatin sum CONVERGES in 3D (integral decays as k^{-3})")
print(f"and gives a NEGLIGIBLE enhancement: delta_M/M = {delta_M_over_M_converged:.2e}")
print(f"Physical reason: c_fabric = {c:.0f} >> 1 makes spatial fluctuations")
print("extremely costly, suppressing the virtual excitation of fabric modes.")
print()

# ============================================================
# 3. MECHANISM (c): Friedmann Friction
# ============================================================
print("=" * 70)
print("MECHANISM (c): Friedmann Friction")
print("=" * 70)
print()

# In a cosmological background with Hubble parameter H:
# M_eff * ddot{tau} + 3*H*M_eff*dot{tau} + V'(tau) = 0
#
# The friction term 3*H*M_eff*dot{tau} damps the motion.
# Overdamped regime: 3*H > 2*omega_0
# In this case: dot{tau} ~ -V'/(3*H*M_eff)
# Transit time: dt ~ delta_tau * 3*H*M / V' = delta_tau * 3*H*M / dS

# omega_0 = sqrt(V''/M) = 433.1 (in KK time units)
# What is H in KK time units?
#
# If the KK scale is l_KK, then t_KK = l_KK/c.
# H in physical units ranges from H_0 ~ 70 km/s/Mpc today
# to H ~ M_Pl at the Planck era to H ~ M_KK at the KK era.
#
# In KK units: H_KK = H_physical * t_KK = H * l_KK / c
# At the KK era: H ~ M_KK/hbar, so H_KK ~ 1
# (meaning the Hubble time equals the KK time).
#
# Today: H_0 = 70 km/s/Mpc = 2.27e-18 s^{-1}
# H_0 * t_KK = H_0 * l_KK/c. If l_KK = l_Pl = 5.39e-44 s/c:
# H_0 * t_KK = 2.27e-18 * 5.39e-44 = 1.22e-61 (essentially zero).
#
# The transit happens BEFORE the BCS window (which requires tau ~ 0.175-0.205).
# At what epoch? If tau evolves from tau=0 (round SU(3)) to tau=0.19 (fold),
# the transit happens at some early cosmological epoch.
#
# In the framework: the transit IS the exflation event. The Hubble rate
# during transit is set by the energy density of the spectral action itself:
# 3*M_Pl^2*H^2 = rho_SA = S_fold / V_space
#
# But S_fold is in spectral action units, not energy density.
# We need the PHYSICAL energy scale.

# If S_fold ~ Lambda^4 * f_0 where Lambda = M_KK and f_0 ~ 1:
# rho_SA ~ M_KK^4 * S_fold (in natural units, S_fold is dimensionless)
# BUT S_fold = 250,361 is already a sum of eigenvalues^2 (Seeley-DeWitt),
# and in the spectral action Tr[f(D^2/Lambda^2)]:
# S ~ f_0 * Lambda^4 * a_0 + f_2 * Lambda^2 * a_2 + f_4 * a_4 + ...
# Here S_fold = 250,361 is sum of eigenvalues^2 with multiplicity.
# In physical units: rho_SA ~ Lambda^4 * (S_fold * numerical factors).

# Rather than tracking the dimensional analysis through the spectral action
# (which requires knowing Lambda, f_0, f_2, f_4), let me compute H in
# NATURAL KK units.
#
# The Friedmann equation:
# H^2 = rho / (3*M_Pl^2)
#
# In KK units with M_KK = 1:
# rho = S_fold * M_KK^4 ~ S_fold (order of magnitude)
# M_Pl = M_Pl/M_KK = (M_Pl/M_KK) in these units
# H^2 = S_fold / (3 * (M_Pl/M_KK)^2)
# H = sqrt(S_fold/3) / (M_Pl/M_KK)
#
# For M_KK = M_Pl: H = sqrt(S_fold/3) = sqrt(83454) = 289
# For M_KK = 10^{-16} M_Pl (TeV): H = sqrt(83454) / 10^{16} = 2.89e-14

# The critical comparison:
# Overdamped if 3*H/(2*omega_0) > 1, i.e., H > 2*omega_0/3 = 289
# This is EXACTLY satisfied at M_KK = M_Pl!

H_Planck_scale = np.sqrt(S_fold / 3)
omega_0_val = omega_0
ratio_critical = H_Planck_scale / (2 * omega_0_val / 3)

print("Case 1: M_KK = M_Planck")
print(f"  H = sqrt(S_fold/3) = sqrt({S_fold:.0f}/3) = {H_Planck_scale:.1f}")
print(f"  omega_0 = {omega_0_val:.1f}")
print(f"  3H/(2*omega_0) = {3*H_Planck_scale/(2*omega_0_val):.3f}")
print(f"  H / (2*omega_0/3) = {ratio_critical:.3f}")
print()

if 3*H_Planck_scale/(2*omega_0_val) > 1:
    print("  OVERDAMPED regime: 3H > 2*omega_0")
    # In overdamped regime:
    # dot{tau} = -V'/(3*H*M_eff)
    # dt_transit = delta_tau * 3*H*M_eff / V'
    # = BCS_window * 3*H*M_eff / dS_fold
    dt_overdamped_Pl = BCS_window * 3 * H_Planck_scale * M_ATDHFB / dS_fold
    shortfall_Friedmann_Pl = tau_BCS / dt_overdamped_Pl
    print(f"  dt_transit (overdamped) = {BCS_window:.3f} * 3 * {H_Planck_scale:.1f} * {M_ATDHFB:.3f} / {dS_fold:.0f}")
    print(f"                          = {dt_overdamped_Pl:.6f}")
    print(f"  Shortfall = {shortfall_Friedmann_Pl:.1f}")
    print(f"  Compared to S36: {shortfall_original:.0f}")
    print(f"  Improvement: {shortfall_original/shortfall_Friedmann_Pl:.1f}x")
else:
    print("  UNDERDAMPED regime")
    dt_overdamped_Pl = dt_transit_S36 * (1 + 3*H_Planck_scale/(2*omega_0_val))
    shortfall_Friedmann_Pl = tau_BCS / dt_overdamped_Pl

print()

# But: at M_KK = M_Pl, the relevant H is set by the FULL energy density
# (all fields, not just the tau modulus). The Friedmann equation is:
# H^2 = (rho_tau + rho_radiation + rho_other) / (3*M_Pl^2)
# During exflation, rho_tau dominates, so H ~ sqrt(rho_tau/(3*M_Pl^2)).

# More importantly: is the transit BEFORE or AFTER inflation?
# If before: H could be enormous (Planckian)
# If during: H ~ H_inflation ~ 10^{-5} M_Pl
# If after: H << omega_0

# Let's compute for a range of H values:
H_values = np.logspace(-3, 4, 1000) * omega_0_val  # H/omega_0 from 10^{-3} to 10^4
shortfall_H = np.zeros_like(H_values)

for i, H in enumerate(H_values):
    gamma = 3*H / 2  # friction coefficient
    if gamma > omega_0_val:
        # Overdamped: dot{tau} = -V'/(3*H*M)
        dt = BCS_window * 3*H*M_ATDHFB / dS_fold
    else:
        # Underdamped: oscillation with damping
        # omega_eff = sqrt(omega_0^2 - gamma^2)
        # Envelope decays as exp(-gamma*t)
        # BUT: the tau field is rolling, not oscillating.
        # The friction slows the roll by factor ~ 1/(1 - gamma^2/omega_0^2)
        # For a linear potential V ~ V'*tau, with friction:
        # M*ddot{tau} + gamma_full*dot{tau} = -V'
        # Terminal velocity: v_term = V'/(gamma_full) = V'/(3*H*M) [if underdamped]
        # But with a quadratic potential, it's more complex.
        # For small damping: the transit time increases by ~ gamma / omega_0
        # For the rolling field:
        # tau(t) ~ (V'/M*omega_0^2) * (1 - e^{-gamma*t} * cos(omega_eff*t))
        # The dwell time in the BCS window is modified by the damping.
        # Approximate: dt ~ dt_free * (1 + gamma/omega_0)
        # More precisely for underdamped oscillator approaching equilibrium:
        # The time to cross the BCS window is:
        # dt ~ BCS_window * M * 2*omega_0 / V' * (1/(1-e^{-gamma*pi/omega_eff}))
        # For small damping: ~ dt_free * (1 + gamma*pi/(2*omega_0))

        # Actually for the rolling case (no minimum to oscillate around,
        # since S(tau) is monotonic), the motion is:
        # M*ddot{tau} + 3*H*M*dot{tau} = -V'(tau) = -dS/dtau
        # With V' > 0 (S increasing), tau accelerates in the positive direction.
        # Wait -- S is increasing with tau, so dS/dtau > 0.
        # The EOM drives tau to SMALLER values (toward the minimum of S at tau=0).
        # But in S36, tau was rolling FROM large values toward the fold at 0.19.

        # Let me reconsider: S(tau) is monotonically increasing.
        # So the "potential" V = S(tau) has V' > 0 everywhere.
        # The force is F = -V' < 0, pushing tau toward smaller values.
        # If the field starts at large tau and rolls down to tau=0,
        # it passes through the fold at tau=0.19.

        # For the underdamped case, friction adds ~ (3H/2)/omega_0 to the
        # transit time. More precisely:
        # In the WKB regime, the velocity at the fold is:
        # v_fold = V'/(3*H*M) for overdamped (terminal velocity)
        # v_fold = sqrt(2*V'/M) for undamped (free fall from rest at tau >> 0.19)

        # The S36 analysis used free-fall dynamics. With friction:
        # v(t) = v_0 * exp(-3H*t/2) + ... (decaying contribution)
        # + V'/(3*H*M) (terminal velocity)

        # If starting from rest and rolling to the fold:
        # v_fold ~ min(v_free_fall, v_terminal)
        # v_free_fall = sqrt(2*Delta_V/M) where Delta_V = V(start) - V(fold)
        # v_terminal = V'/(3*H*M)

        # Friction-limited if v_terminal < v_free_fall
        # i.e., V'/(3*H*M) < sqrt(2*Delta_V/M)
        # i.e., 3*H > V' / (M*sqrt(2*Delta_V/M)) = V'/(sqrt(2*M*Delta_V))

        # dt_transit ~ BCS_window / |v_fold|
        # = BCS_window / min(v_ff, v_term)

        # For underdamped rolling:
        # Correction factor ~ 1 + (3H/(2*omega_0))^2 (second order in friction)
        corr = 1 + (3*H/(2*omega_0_val))**2
        dt = dt_transit_ATDHFB * corr

    shortfall_H[i] = tau_BCS / dt

# Find crossover
idx_overdamped = np.where(3*H_values/(2*omega_0_val) > 1)[0]
H_cross = 2*omega_0_val/3

print()
print("Friedmann friction analysis (parametric in H):")
print(f"  omega_0 = {omega_0_val:.1f}")
print(f"  Overdamped threshold: H > 2*omega_0/3 = {H_cross:.1f}")
print()

# Table of H values
H_table = [0.01*omega_0_val, 0.1*omega_0_val, 0.5*omega_0_val,
           omega_0_val, 2*omega_0_val, 10*omega_0_val, 100*omega_0_val,
           1000*omega_0_val]
print(f"{'H/omega_0':>12} {'H':>12} {'regime':>12} {'dt_transit':>14} {'Shortfall':>12}")
print("-" * 65)
for H in H_table:
    gamma = 3*H/2
    if gamma > omega_0_val:
        regime = "overdamped"
        dt = BCS_window * 3*H*M_ATDHFB / dS_fold
    else:
        regime = "underdamped"
        corr = 1 + (gamma/omega_0_val)**2
        dt = dt_transit_ATDHFB * corr
    sf = tau_BCS / dt
    print(f"  {H/omega_0_val:>10.3f} {H:>12.1f} {regime:>12} {dt:>14.6f} {sf:>12.0f}")

print()

# For H at the Planck scale (M_KK = M_Pl): H ~ 289
# 3*H/(2*omega_0) = 3*289/(2*433) = 1.00 -- RIGHT AT THE BOUNDARY
# This is NOT a coincidence: both H and omega_0 are set by the same
# energy scale (S_fold * M_KK^4 / M_Pl^2 and V''/M).

# For the REALISTIC case: during exflation, H is set by the spectral
# action energy density. Let's compute H from the Friedmann equation.
#
# H^2 = rho / (3*M_Pl^2)
# rho = (1/2)*M*dot{tau}^2 + V(tau)  (homogeneous, no gradient energy)
# V = S(tau) in spectral action units
#
# But S(tau) is dimensionless in the NCG convention. The physical energy
# density requires multiplying by Lambda^4/(16*pi^2) where Lambda is the
# spectral action cutoff. In Connes-Chamseddine:
# S = Tr[f(D^2/Lambda^2)] ~ f_0*Lambda^4*a_0 + f_2*Lambda^2*a_2 + ...
# where f_0, f_2 are moments of the cutoff function f.
#
# The RATIO H/omega_0 does not depend on the overall normalization because:
# H^2 ~ S(tau) / M_Pl^2 and omega_0^2 = d2S/dtau2 / M.
# H/omega_0 = sqrt(S * M / (3*M_Pl^2*d2S)) = sqrt(M*S / (3*d2S)) * 1/(M_Pl/M_KK)
#
# In KK units:
# H/omega_0 = sqrt(M*S / (3*d2S)) / (M_Pl/M_KK)
# = sqrt(1.695 * 250361 / (3 * 317863)) / (M_Pl/M_KK)
# = sqrt(0.4459) / (M_Pl/M_KK)
# = 0.6678 / (M_Pl/M_KK)

ratio_H_omega = np.sqrt(M_ATDHFB * S_fold / (3 * d2S_fold))
print(f"H/omega_0 = {ratio_H_omega:.4f} / (M_Pl/M_KK)")
print()
print("For different KK scales:")
for name, r in [("M_KK = M_Pl", 1), ("M_KK = 10^{16} GeV (GUT)", 1e3),
                ("M_KK = 10^{13} GeV (seesaw)", 1e6),
                ("M_KK = 1 TeV", 1.22e16)]:
    H_over_omega = ratio_H_omega / r
    gamma_over_omega = 3*H_over_omega/2
    if gamma_over_omega > 1:
        regime = "OVERDAMPED"
        dt = BCS_window * 3*H_over_omega*omega_0_val*M_ATDHFB / dS_fold
    else:
        regime = "underdamped"
        corr = 1 + gamma_over_omega**2
        dt = dt_transit_ATDHFB * corr
    sf = tau_BCS / dt
    print(f"  {name:30s}: H/omega = {H_over_omega:.2e}, 3H/2omega = {gamma_over_omega:.2e}, "
          f"regime = {regime}, shortfall = {sf:.0f}")

print()

# KEY RESULT: Only at M_KK ~ M_Pl is Friedmann friction strong enough
# to potentially overdamp the transit. At lower M_KK, friction is negligible.

# For M_KK = M_Pl: 3H/(2*omega_0) = 3*0.668/2 = 1.00
# EXACTLY at the overdamped boundary!
# In the overdamped regime:
# dt = BCS_window * 3*H*M / V' = 0.03 * 3*H*1.695/58673
# where H = 0.668*omega_0 = 0.668*433 = 289

H_Pl = ratio_H_omega * omega_0_val  # H at M_KK = M_Pl
dt_Friedmann_Pl = BCS_window * 3*H_Pl*M_ATDHFB / dS_fold
shortfall_Friedmann_best = tau_BCS / dt_Friedmann_Pl

print("=" * 70)
print("FRIEDMANN FRICTION RESULT (M_KK = M_Pl)")
print("=" * 70)
print(f"H = {H_Pl:.1f} (KK units)")
print(f"3H/(2*omega_0) = {3*H_Pl/(2*omega_0_val):.3f}")
print(f"dt_transit (Friedmann) = {dt_Friedmann_Pl:.6f}")
print(f"Shortfall (Friedmann) = {shortfall_Friedmann_best:.0f}")
print(f"Improvement over S36: {shortfall_original/shortfall_Friedmann_best:.2f}x")
print()

# ============================================================
# 4. COMBINED ASSESSMENT
# ============================================================
print("=" * 70)
print("COMBINED ASSESSMENT: TAU-DYN-REOPEN-42")
print("=" * 70)
print()

# Mechanism (a): Direct inertial -- ATDHFB inertia lower than G_DeWitt, makes it WORSE
factor_a = shortfall_direct / shortfall_original
print(f"(a) Direct inertial:        {shortfall_direct:.0f}  ({factor_a:.2f}x vs S36, WORSE)")

# Mechanism (b): TV renormalization -- negligible
factor_b_relative = 1 / np.sqrt(1 + delta_M_over_M_converged)
shortfall_TV = shortfall_direct * factor_b_relative
print(f"(b) TV renormalization:     {shortfall_TV:.0f}  (delta_M/M = {delta_M_over_M_converged:.2e}, NEGLIGIBLE)")

# Mechanism (c): Friedmann friction -- at most O(1) at M_KK = M_Pl
print(f"(c) Friedmann (M_KK=M_Pl):  {shortfall_Friedmann_best:.0f}  ({shortfall_original/shortfall_Friedmann_best:.2f}x improvement)")
print()

# Best case: combine TV + Friedmann at M_KK = M_Pl
# The Friedmann friction gives dt_transit ~ 0.03*3*289*1.695/58673 = 0.000742
# Wait, let me recompute:
dt_best = BCS_window * 3 * H_Pl * M_ATDHFB / dS_fold
shortfall_best = tau_BCS / dt_best
print(f"Best case (Friedmann at M_KK=M_Pl): dt = {dt_best:.6f}, shortfall = {shortfall_best:.0f}")
print()

# CRITICAL CHECK: Is the Friedmann friction even applicable?
# The S36 calculation used the SPECTRAL ACTION GRADIENT as the force.
# With Friedmann friction, the relevant equation is:
# M*ddot{tau} + 3H*M*dot{tau} + dS/dtau = 0
#
# In the overdamped limit:
# 3H*M*dot{tau} ~ -dS/dtau
# dot{tau} ~ -dS/(3*H*M*dtau)
#
# The transit time across the BCS window (delta_tau = 0.03) is:
# dt = delta_tau / |dot{tau}| = delta_tau * 3*H*M / |dS/dtau|
#    = 0.03 * 3*289*1.695 / 58673 = 0.03 * 1469.4 / 58673 = 0.000751
#
# Compare to S36 free-fall: dt = 0.00113
# Friedmann at M_KK=M_Pl is actually FASTER (by 1.5x)!
# Wait, that's because the S36 calculation included the FULL dynamics
# (acceleration from rest, not terminal velocity).
# In free fall from rest: v = sqrt(2*dS*delta_tau/M)
# dt ~ delta_tau / v = sqrt(M*delta_tau/(2*dS))
# = sqrt(1.695*0.03/(2*58673)) = sqrt(1.695*0.03/117346) = sqrt(4.33e-7) = 6.58e-4
# S36 got 0.00113 (uses G=5 and includes curvature effects).

# With ATDHFB inertia and free fall:
dt_freefall_ATDHFB = np.sqrt(2 * M_ATDHFB * BCS_window / dS_fold) * BCS_window / np.sqrt(2*BCS_window)
# More precisely: for constant force F = dS, starting from rest:
# tau(t) = (1/2)*(F/M)*t^2
# t_transit = sqrt(2*M*delta_tau/F) = sqrt(2*M*BCS_window/dS_fold)
dt_freefall = np.sqrt(2 * M_ATDHFB * BCS_window / dS_fold)
print(f"Free-fall (constant force, ATDHFB): dt = {dt_freefall:.6f}")
print(f"Free-fall shortfall: {tau_BCS/dt_freefall:.0f}")
print()

# For overdamped: dt = delta_tau * 3H*M / dS = 0.03*3*289*1.695/58673
dt_od = BCS_window * 3 * H_Pl * M_ATDHFB / dS_fold
print(f"Overdamped (M_KK=M_Pl):    dt = {dt_od:.6f}")
print(f"Overdamped shortfall: {tau_BCS/dt_od:.0f}")
print()
print(f"Ratio overdamped/freefall: {dt_od/dt_freefall:.2f}")
print()

# The overdamped time CAN be longer if 3H*M/dS > sqrt(2*M/dS*delta_tau)
# i.e., 3H > sqrt(2*dS/(M*delta_tau)) = sqrt(2*58673/(1.695*0.03))
threshold = np.sqrt(2*dS_fold/(M_ATDHFB*BCS_window))
print(f"Overdamped longer than freefall if 3H > {threshold:.1f}")
print(f"3H_Pl = {3*H_Pl:.1f}")
print(f"3H > threshold? {3*H_Pl > threshold}")
print()

# So Friedmann friction AT the Planck scale barely helps:
# overdamped dt = 0.00075 vs freefall dt = 0.00058
# Factor ~ 1.3x longer, not enough.
#
# For MUCH stronger Hubble (H >> omega_0), overdamped dt ~ H/omega_0 * dt_freefall:
# Shortfall ~ shortfall_freefall * omega_0/H
# To get shortfall < 10: need H > shortfall_freefall * omega_0 / 10
# = 60000 * 433 / 10 = 2.6e6
# In KK units, H = 2.6e6 means rho ~ 9*M^2*H^2 ~ 9*1.695*(2.6e6)^2 ~ 10^{14}
# This is MUCH larger than S_fold = 250,361.
# So you'd need an energy density 10^14 / 250361 = 4e8 times the spectral action.
# This is not self-consistent.

H_needed = shortfall_original * omega_0_val / 10 * dS_fold / (3*M_ATDHFB*omega_0_val)
# Wait, let me be more precise.
# In the overdamped regime:
# dt = delta_tau * 3*H*M / dS
# shortfall = tau_BCS / dt = tau_BCS * dS / (delta_tau * 3*H*M)
# For shortfall = 10:
# H = tau_BCS * dS / (delta_tau * 3 * 10 * M)
H_for_10 = tau_BCS * dS_fold / (BCS_window * 3 * 10 * M_ATDHFB)
print(f"H needed for shortfall = 10: H = {H_for_10:.1f}")
print(f"H/omega_0 = {H_for_10/omega_0_val:.1f}")
print(f"Compare to H_Pl = {H_Pl:.1f}")
print(f"Ratio H_needed/H_Pl = {H_for_10/H_Pl:.0f}")
print()
print(f"Self-consistency: this H requires rho ~ 3*M_Pl^2*H^2 ~ {3*H_for_10**2:.1e}")
print(f"But the spectral action provides rho = S_fold = {S_fold:.0f}")
print(f"Ratio: {3*H_for_10**2/S_fold:.1f}")
print(f"NOT self-consistent: would need rho {3*H_for_10**2/S_fold:.0f}x larger than spectral action.")

print()

# ============================================================
# 5. FINAL VERDICT
# ============================================================
print("=" * 70)
print("FINAL VERDICT: TAU-DYN-REOPEN-42")
print("=" * 70)
print()

# Summary of all mechanisms:
# NOTE: The "free-fall from rest" estimate is NOT the correct physical scenario.
# The tau field rolls from tau >> tau_fold and arrives at the BCS window with
# high velocity. The correct transit time scales as sqrt(M) for rolling fields.
# The S36 calculation used the rolling scenario; we correct M from G_DeWitt to M_ATDHFB.
# Free-fall-from-rest at the BCS edge is an UPPER BOUND and not physically realized.
shortfall_results = {
    'S36 original (G=5)': shortfall_original,
    'ATDHFB rolling': shortfall_direct,
    'TV renormalization': shortfall_TV,
    'Friedmann (M_KK=M_Pl)': shortfall_Friedmann_best,
}

best_shortfall = min(shortfall_results.values())
best_name = min(shortfall_results, key=shortfall_results.get)

for name, sf in shortfall_results.items():
    marker = " <-- BEST" if sf == best_shortfall else ""
    print(f"  {name:35s}: shortfall = {sf:>10.0f}{marker}")

print()
print(f"Best achievable shortfall: {best_shortfall:.0f} ({best_name})")
print(f"Original S36 shortfall: {shortfall_original:.0f}")
print(f"Net improvement: {shortfall_original/best_shortfall:.2f}x")
print()

# Gate classification
if best_shortfall < 10:
    verdict = "PASS"
    print(f"GATE VERDICT: PASS (shortfall {best_shortfall:.0f} < 10)")
elif best_shortfall > 1000:
    verdict = "FAIL"
    print(f"GATE VERDICT: FAIL (shortfall {best_shortfall:.0f} > 1000)")
else:
    verdict = "INTERMEDIATE"
    print(f"GATE VERDICT: INTERMEDIATE ({best_shortfall:.0f} between 10 and 1000)")

print()
print("TAU-DYN-36 REMAINS CLOSED.")
print()
print("Physical reasons:")
print("1. Z(tau) multiplies (nabla tau)^2 which vanishes for homogeneous evolution.")
print("   Spatial stiffness does not slow homogeneous transit.")
print("2. TV mass renormalization is negligible (delta_M/M ~ 10^{-10})")
print("   because c_fabric = 210 makes virtual excitation of fabric modes costly.")
print("3. Friedmann friction requires H >> omega_0 (by factor ~5000x) to bring")
print("   the shortfall below 10. Self-consistent H is at most ~ omega_0,")
print("   which provides only ~1.3x improvement.")
print(f"4. The original 38,600x shortfall is reduced to at most {best_shortfall:.0f}x.")
print("   This is a {:.1f}x improvement, leaving 4+ orders of magnitude.".format(
    shortfall_original/best_shortfall))

# ============================================================
# 6. SAVE RESULTS
# ============================================================
np.savez(
    base / "s42_tau_dyn_reopening.npz",
    # Input parameters
    tau_fold=tau_fold,
    Z_fold=Z_fold,
    dS_fold=dS_fold,
    d2S_fold=d2S_fold,
    S_fold=S_fold,
    G_DeWitt=G_DeWitt,
    M_ATDHFB=M_ATDHFB,
    c_fabric=c_fabric,
    tau_BCS=tau_BCS,
    BCS_window=BCS_window,
    omega_0=omega_0_val,

    # Mechanism (a): Direct inertial
    correction_ATDHFB=correction_ATDHFB,
    dt_transit_ATDHFB=dt_transit_ATDHFB,
    shortfall_direct=shortfall_direct,

    # Mechanism (b): TV renormalization
    V3_fold=V3,
    anharm_param=anharm,
    U_max_TV=U_max,
    I_BO_UV=I_BO,
    I_BO_full=I_BO_full,
    I_BO_exact=I_BO_exact,
    delta_M_over_M=delta_M_over_M_converged,
    shortfall_TV=shortfall_TV,

    # Mechanism (c): Friedmann friction
    H_Pl=H_Pl,
    ratio_H_omega=ratio_H_omega,
    dt_Friedmann_Pl=dt_Friedmann_Pl,
    shortfall_Friedmann_Pl=shortfall_Friedmann_best,
    H_for_shortfall_10=H_for_10,

    # Summary
    shortfall_original=shortfall_original,
    shortfall_best=best_shortfall,
    improvement_factor=shortfall_original/best_shortfall,

    # Freefall with ATDHFB
    dt_freefall_ATDHFB=dt_freefall,
    shortfall_freefall_ATDHFB=tau_BCS/dt_freefall,

    # H scan
    H_scan=H_values,
    shortfall_H_scan=shortfall_H,

    # Verdict
    verdict=np.array([verdict]),
    gate_name=np.array(['TAU-DYN-REOPEN-42']),
)

print()
print(f"Results saved to {base / 's42_tau_dyn_reopening.npz'}")

# ============================================================
# 7. PLOT
# ============================================================
fig, axes = plt.subplots(2, 2, figsize=(14, 10))

# Panel 1: Transit timescale mechanisms
ax = axes[0, 0]
mechanisms = ['S36\n(G=5)', 'ATDHFB\nrolling', 'TV\nrenorm', 'Friedmann\n(M_KK=M_Pl)']
shortfalls = [shortfall_original, shortfall_direct, shortfall_TV,
              shortfall_Friedmann_best]
colors = ['#888888', '#cc4444', '#cc4444', '#cc4444']
bars = ax.bar(range(len(mechanisms)), shortfalls, color=colors, edgecolor='black', linewidth=0.5)
ax.set_yscale('log')
ax.set_ylabel('Shortfall (tau_BCS / tau_transit)')
ax.set_xticks(range(len(mechanisms)))
ax.set_xticklabels(mechanisms, fontsize=8)
ax.axhline(y=10, color='green', linestyle='--', linewidth=2, label='PASS threshold (10)')
ax.axhline(y=1000, color='orange', linestyle='--', linewidth=1.5, label='FAIL threshold (1000)')
ax.axhline(y=1, color='blue', linestyle=':', linewidth=1, label='Unity')
ax.set_title('TAU-DYN Shortfall by Mechanism')
ax.legend(loc='upper right', fontsize=7)
ax.set_ylim(1, 1e6)
for i, sf in enumerate(shortfalls):
    ax.text(i, sf*1.5, f'{sf:.0f}', ha='center', va='bottom', fontsize=8, fontweight='bold')

# Panel 2: Friedmann friction scan
ax = axes[0, 1]
ax.loglog(H_values/omega_0_val, shortfall_H, 'b-', linewidth=1.5)
ax.axhline(y=10, color='green', linestyle='--', linewidth=2, label='PASS (10)')
ax.axhline(y=1000, color='orange', linestyle='--', linewidth=1.5, label='FAIL (1000)')
ax.axhline(y=shortfall_original, color='gray', linestyle=':', label=f'S36 original ({shortfall_original:.0f})')
ax.axvline(x=2/3, color='red', linestyle=':', alpha=0.7, label='Overdamped boundary')
ax.axvline(x=ratio_H_omega, color='purple', linestyle='-.', alpha=0.7, label=f'H(M_KK=M_Pl)/omega_0={ratio_H_omega:.2f}')
ax.set_xlabel('H / omega_0')
ax.set_ylabel('Shortfall')
ax.set_title('Friedmann Friction vs Shortfall')
ax.legend(loc='upper right', fontsize=7)
ax.set_xlim(1e-3, 1e4)
ax.set_ylim(1, 1e6)

# Panel 3: Z(tau) and dS/dtau
ax = axes[1, 0]
ax.plot(tau_grid, Z_spec, 'b-o', label='Z_spectral(tau)', markersize=4)
ax.plot(tau_grid, dS_arr, 'r-s', label='|dS/dtau|(tau)', markersize=4)
ax.axvline(x=0.19, color='gray', linestyle='--', alpha=0.5, label='fold')
ax.fill_between([0.175, 0.205], 0, 120000, alpha=0.1, color='green', label='BCS window')
ax.set_xlabel('tau')
ax.set_ylabel('Value (spectral action units)')
ax.set_title('Z(tau) vs |dS/dtau|')
ax.legend(loc='upper left', fontsize=8)
ax.set_ylim(0, 120000)

# Panel 4: TV integral convergence
ax = axes[1, 1]
u_vals = np.linspace(0, 5, 500)
integrand_vals = u_vals**2 / (1 + u_vals**2)**2.5
cumulative = np.cumsum(integrand_vals) * (u_vals[1]-u_vals[0])
ax.plot(u_vals, integrand_vals, 'b-', linewidth=1.5, label='u^2/(1+u^2)^{5/2}')
ax.plot(u_vals, cumulative, 'r--', linewidth=1.5, label='Cumulative integral')
ax.axvline(x=U_max, color='green', linestyle=':', linewidth=2, label=f'U_max = c/omega_0 = {U_max:.3f}')
ax.axhline(y=I_BO_exact, color='gray', linestyle=':', alpha=0.5, label=f'pi/8 = {I_BO_exact:.4f}')
ax.set_xlabel('u = c*k / omega_0')
ax.set_ylabel('Integrand / Integral')
ax.set_title('TV Mass Renormalization Integral (3D)')
ax.legend(loc='right', fontsize=7)
ax.set_xlim(0, 5)

plt.suptitle('TAU-DYN-REOPEN-42: Fabric Gradient Stiffness Cannot Reopen TAU-DYN-36\n'
             f'Best shortfall = {best_shortfall:.0f} (vs original {shortfall_original:.0f}). '
             f'VERDICT: {verdict}',
             fontsize=12, fontweight='bold', y=1.02)

plt.tight_layout()
plt.savefig(base / "s42_tau_dyn_reopening.png", dpi=150, bbox_inches='tight')
print(f"Plot saved to {base / 's42_tau_dyn_reopening.png'}")

print()
print("DONE.")
